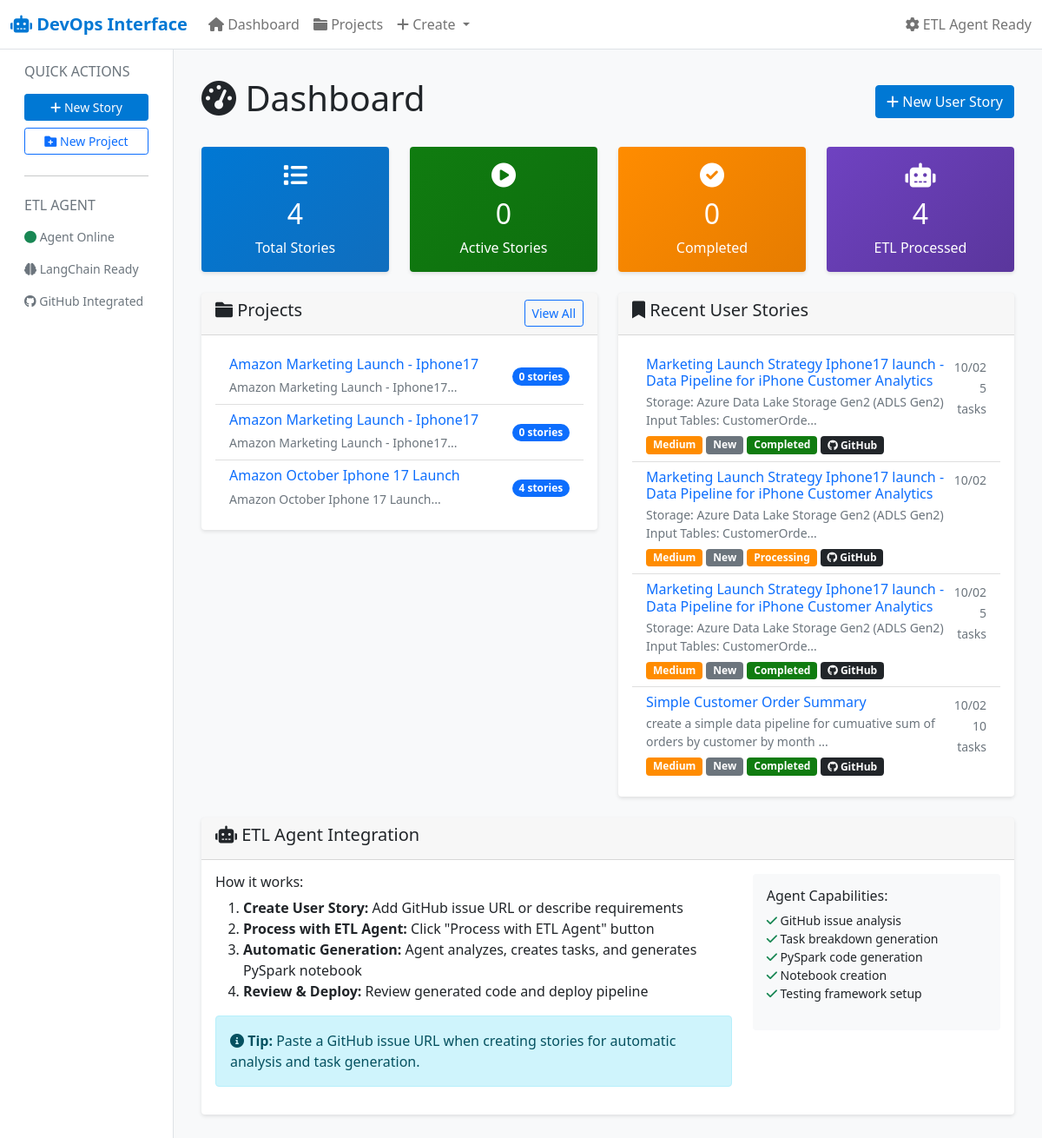
The page / on the database its author committed.
### devops_interface/app.py (models this page shows)
class Project(db.Model):
    id = db.Column(db.Integer, primary_key=True)
    name = db.Column(db.String(100), nullable=False)
    description = db.Column(db.Text)
    created_date = db.Column(db.DateTime, default=datetime.utcnow)
    updated_date = db.Column(db.DateTime, default=datetime.utcnow, onupdate=datetime.utcnow)
    user_stories = db.relationship('UserStory', backref='project', lazy=True, cascade='all, delete-orphan')

class UserStory(db.Model):
    id = db.Column(db.Integer, primary_key=True)
    title = db.Column(db.String(200), nullable=False)
    description = db.Column(db.Text)
    acceptance_criteria = db.Column(db.Text)
    priority = db.Column(db.String(20), default='Medium')  # High, Medium, Low
    status = db.Column(db.String(20), default='New')  # New, Active, Resolved, Closed
    story_points = db.Column(db.Integer, default=0)
    github_issue_url = db.Column(db.String(500))
    github_repo = db.Column(db.String(100))
    github_issue_number = db.Column(db.Integer)
    etl_agent_status = db.Column(db.String(50), default='Not Started')  # Not Started, Processing, Completed, Failed
    generated_notebook_path = db.Column(db.String(500))
    created_date = db.Column(db.DateTime, default=datetime.utcnow)
    updated_date = db.Column(db.DateTime, default=datetime.utcnow, onupdate=datetime.utcnow)
    project_id = db.Column(db.Integer, db.ForeignKey('project.id'), nullable=False)
    assigned_to = db.Column(db.String(100))
    tasks = db.relationship('Task', backref='user_story', lazy=True, cascade='all, delete-orphan')

### devops_interface/app.py (the view)
@app.route('/')
def index():
    projects = Project.query.all()
    recent_stories = UserStory.query.order_by(UserStory.updated_date.desc()).limit(10).all()
    total_stories = UserStory.query.count()
    active_stories = UserStory.query.filter_by(status='Active').count()
    completed_stories = UserStory.query.filter_by(status='Resolved').count()
    etl_processed = UserStory.query.filter(UserStory.etl_agent_status.in_(['Completed', 'Processing'])).count()
    stats = {
        'total_stories': total_stories,
        'active_stories': active_stories,
        'completed_stories': completed_stories,
        'etl_processed': etl_processed
    }
    return render_template('index.html', projects=projects, recent_stories=recent_stories, stats=stats)

### devops_interface/templates/index.html (shortened to what this page needs)
{% extends "base.html" %}
{% block content %}
<div class="d-flex justify-content-between align-items-center mb-4">
    <h1><i class="fas fa-tachometer-alt"></i> Dashboard</h1>
    <div>
        <a href="{{ url_for('create_story') }}" class="btn btn-azure">
            <i class="fas fa-plus"></i> New User Story
        </a>
    </div>
</div>
<div class="row mb-4">
    <div class="col-md-3">
        <div class="card stat-card">
            <div class="card-body text-center">
                <h3><i class="fas fa-list"></i></h3>
                <h2>{{ stats.total_stories }}</h2>
                <p class="mb-0">Total Stories</p>
            </div>
        </div>
    </div>
    <div class="col-md-3">
        <div class="card" style="background: linear-gradient(135deg, #107c10 0%, #0e6e0e 100%); color: white;">
            <div class="card-body text-center">
                <h3><i class="fas fa-play-circle"></i></h3>
                <h2>{{ stats.active_stories }}</h2>
                <p class="mb-0">Active Stories</p>
            </div>
        </div>
    </div>
    <div class="col-md-3">
        <div class="card" style="background: linear-gradient(135deg, #ff8c00 0%, #e67c00 100%); color: white;">
            <div class="card-body text-center">
                <h3><i class="fas fa-check-circle"></i></h3>
                <h2>{{ stats.completed_stories }}</h2>
                <p class="mb-0">Completed</p>
            </div>
        </div>
    </div>
    <div class="col-md-3">
        <div class="card" style="background: linear-gradient(135deg, #6f42c1 0%, #5a369c 100%); color: white;">
            <div class="card-body text-center">
                <h3><i class="fas fa-robot"></i></h3>
                <h2>{{ stats.etl_processed }}</h2>
                <p class="mb-0">ETL Processed</p>
            </div>
        </div>
    </div>
</div>
<div class="row">
    <div class="col-md-6">
        <div class="card">
            <div class="card-header d-flex justify-content-between align-items-center">
                <h5><i class="fas fa-folder"></i> Projects</h5>
                <a href="{{ url_for('projects') }}" class="btn btn-outline-primary btn-sm">View All</a>
            </div>
            <div class="card-body">
                {% if projects %}
                    <div class="list-group list-group-flush">
                        {% for project in projects %}
                        <div class="list-group-item d-flex justify-content-between align-items-center">
                            <div>
                                <h6 class="mb-1">
                                    <a href="{{ url_for('project_detail', project_id=project.id) }}" class="text-decoration-none">
                                        {{ project.name }}
                                    </a>
                                </h6>
                                <small class="text-muted">{{ project.description[:50] }}...</small>
                            </div>
                            <span class="badge bg-primary rounded-pill">
                                {{ project.user_stories|length }} stories
                            </span>
                        </div>
                        {% endfor %}
                    </div>
                {% else %}
                    <div class="text-center text-muted py-4">
                        <i class="fas fa-folder-open fa-3x mb-3"></i>
                        <p>No projects yet</p>
                        <a href="{{ url_for('create_project') }}" class="btn btn-azure">Create First Project</a>
                    </div>
                {% endif %}
            </div>
        </div>
    </div>
    <div class="col-md-6">
        <div class="card">
            <div class="card-header">
                <h5><i class="fas fa-bookmark"></i> Recent User Stories</h5>
            </div>
            <div class="card-body">
                {% if recent_stories %}
                    <div class="list-group list-group-flush">
                        {% for story in recent_stories %}
                        <div class="list-group-item" data-story-id="{{ story.id }}">
                            <div class="d-flex justify-content-between align-items-start">
                                <div class="flex-grow-1">
                                    <h6 class="mb-1">
                                        <a href="{{ url_for('story_detail', story_id=story.id) }}" class="text-decoration-none">
                                            {{ story.title }}
                                        </a>
                                    </h6>
                                    <p class="mb-1 small text-muted">{{ story.description[:80] }}...</p>
                                    <div class="d-flex flex-wrap gap-1 mt-2">
                                        <span class="badge status-badge priority-{{ story.priority.lower() }}">
                                            {{ story.priority }}
                                        </span>
                                        <span class="badge status-badge status-{{ story.status.lower().replace(' ', '-') }}">
                                            {{ story.status }}
                                        </span>
                                        <span class="badge status-badge etl-status-{{ story.etl_agent_status.lower().replace(' ', '-') }}"
                                              id="etl-status-{{ story.id }}">
                                            {{ story.etl_agent_status }}
                                        </span>
                                        {% if story.github_issue_url %}
                                        <a href="{{ story.github_issue_url }}" target="_blank" class="badge bg-dark text-decoration-none">
                                            <i class="fab fa-github"></i> GitHub
                                        </a>
                                        {% endif %}
                                    </div>
                                </div>
                                <div class="text-end">
                                    <small class="text-muted">{{ story.updated_date.strftime('%m/%d') }}</small>
                                    {% if story.tasks %}
                                    <br><small class="text-muted" id="tasks-count-{{ story.id }}">{{ story.tasks|length }} tasks</small>
                                    {% endif %}
                                </div>
                            </div>
                        </div>
                        {% endfor %}
                    </div>
                {% else %}
                    <div class="text-center text-muted py-4">
                        <i class="fas fa-bookmark fa-3x mb-3"></i>
                        <p>No user stories yet</p>
                        <a href="{{ url_for('create_story') }}" class="btn btn-azure">Create First Story</a>
                    </div>
                {% endif %}
            </div>
        </div>
    </div>
</div>
<div class="row mt-4">
    <div class="col-12">
        <div class="card">
            <div class="card-header">
                <h5><i class="fas fa-robot"></i> ETL Agent Integration</h5>
            </div>
            <div class="card-body">
                <div class="row">
                    <div class="col-md-8">
                        <h6>How it works:</h6>
                        <ol>
                            <li><strong>Create User Story:</strong> Add GitHub issue URL or describe requirements</li>
                            <li><strong>Process with ETL Agent:</strong> Click "Process with ETL Agent" button</li>
                            <li><strong>Automatic Generation:</strong> Agent analyzes, creates tasks, and generates PySpark notebook</li>
                            <li><strong>Review & Deploy:</strong> Review generated code and deploy pipeline</li>
                        </ol>
                        <div class="alert alert-info mt-3">
                            <i class="fas fa-info-circle"></i>
                            <strong>Tip:</strong> Paste a GitHub issue URL when creating stories for automatic analysis and task generation.
                        </div>
                    </div>
                    <div class="col-md-4">
                        <div class="bg-light p-3 rounded">
                            <h6>Agent Capabilities:</h6>
                            <ul class="list-unstyled small">
                                <li><i class="fas fa-check text-success"></i> GitHub issue analysis</li>
                                <li><i class="fas fa-check text-success"></i> Task breakdown generation</li>
                                <li><i class="fas fa-check text-success"></i> PySpark code generation</li>
                                <li><i class="fas fa-check text-success"></i> Notebook creation</li>
                                <li><i class="fas fa-check text-success"></i> Testing framework setup</li>
                            </ul>
                        </div>
                    </div>
                </div>
            </div>
        </div>
    </div>
</div>
{% endblock %}

### devops_interface/templates/base.html (shortened to what this page needs)
<!DOCTYPE html>
<html lang="en">
<head>
    <link href="https://cdn.jsdelivr.net/npm/bootstrap@5.1.3/dist/css/bootstrap.min.css" rel="stylesheet">
    <link rel="stylesheet" href="https://cdnjs.cloudflare.com/ajax/libs/font-awesome/6.0.0/css/all.min.css">
</head>
<body>
    <nav class="navbar navbar-expand-lg navbar-light bg-white border-bottom">
        <div class="container-fluid">
            <a class="navbar-brand" href="{{ url_for('index') }}">
                <i class="fas fa-robot"></i> DevOps Interface
            </a>
            <div class="collapse navbar-collapse" id="navbarNav">
                <ul class="navbar-nav me-auto">
                    <li class="nav-item">
                        <a class="nav-link" href="{{ url_for('index') }}">
                            <i class="fas fa-home"></i> Dashboard
                        </a>
                    </li>
                    <li class="nav-item">
                        <a class="nav-link" href="{{ url_for('projects') }}">
                            <i class="fas fa-folder"></i> Projects
                        </a>
                    </li>
                    <li class="nav-item dropdown">
                        <a class="nav-link dropdown-toggle" href="#" id="navbarDropdown" role="button" data-bs-toggle="dropdown">
                            <i class="fas fa-plus"></i> Create
                        </a>
                    </li>
                </ul>
                <ul class="navbar-nav">
                    <li class="nav-item">
                        <span class="navbar-text">
                            <i class="fas fa-cog"></i> ETL Agent Ready
                        </span>
                    </li>
                </ul>
            </div>
        </div>
    </nav>
    <div class="container-fluid">
        <div class="row">
            <div class="col-md-2 sidebar d-none d-md-block">
                <div class="p-3">
                    <h6 class="text-muted mb-3">QUICK ACTIONS</h6>
                    <div class="d-grid gap-2">
                        <a href="{{ url_for('create_story') }}" class="btn btn-azure btn-sm">
                            <i class="fas fa-plus"></i> New Story
                        </a>
                        <a href="{{ url_for('create_project') }}" class="btn btn-outline-primary btn-sm">
                            <i class="fas fa-folder-plus"></i> New Project
                        </a>
                    </div>
                    <hr class="my-4">
                    <h6 class="text-muted mb-3">ETL AGENT</h6>
                    <div class="small text-muted">
                        <p><i class="fas fa-circle text-success"></i> Agent Online</p>
                        <p><i class="fas fa-brain"></i> LangChain Ready</p>
                        <p><i class="fab fa-github"></i> GitHub Integrated</p>
                    </div>
                </div>
            </div>
            <div class="col-md-10 main-content">
                {% block content %}{% endblock %}
            </div>
        </div>
    </div>
</body>
</html>

### devops_interface/templates/base.html (style rules this page uses)
:root { --azure-blue: #0078d4; --azure-dark-blue: #106ebe; --success-green: #107c10; --warning-orange: #ff8c00; --error-red: #d13438; }
body { background-color: #f8f9fa; }
.navbar-brand { font-weight: bold; color: var(--azure-blue) !important; }
.card { border: none; box-shadow: 0 2px 4px rgba(0,0,0,0.1); transition: box-shadow 0.3s ease; }
.status-badge { font-size: 0.75rem; padding: 0.25rem 0.5rem; }
.priority-medium { background-color: var(--warning-orange); }
.status-new { background-color: #6c757d; }
.etl-status-processing { background-color: var(--warning-orange); animation: pulse 2s infinite; }
.etl-status-completed { background-color: var(--success-green); }
.sidebar { background-color: white; min-height: 100vh; border-right: 1px solid #dee2e6; }
.main-content { padding: 2rem; }
.stat-card { background: linear-gradient(135deg, var(--azure-blue) 0%, var(--azure-dark-blue) 100%); color: white; }
.btn-azure { background-color: var(--azure-blue); border-color: var(--azure-blue); color: white; }

### rows shown on the page
Project: name "Amazon Marketing Launch - Iphone17", description "Amazon Marketing Launch - Iphone17", user_stories|length "0"
Project: name "Amazon Marketing Launch - Iphone17", description "Amazon Marketing Launch - Iphone17", user_stories|length "0"
Project: name "Amazon October Iphone 17 Launch", description "Amazon October Iphone 17 Launch", user_stories|length "4"
UserStory: title "Marketing Launch Strategy Iphone17 launch - Data Pipeline for iPhone Customer Analytics", description "Storage: Azure Data Lake Storage Gen2 (ADLS Gen2) Input Tables: CustomerOrde", priority "Medium", status "New", etl_agent_status "Completed", updated_date "10/02", tasks|length "5"
UserStory: title "Marketing Launch Strategy Iphone17 launch - Data Pipeline for iPhone Customer Analytics", description "Storage: Azure Data Lake Storage Gen2 (ADLS Gen2) Input Tables: CustomerOrde", priority "Medium", status "New", etl_agent_status "Processing", updated_date "10/02"
UserStory: title "Marketing Launch Strategy Iphone17 launch - Data Pipeline for iPhone Customer Analytics", description "Storage: Azure Data Lake Storage Gen2 (ADLS Gen2) Input Tables: CustomerOrde", priority "Medium", status "New", etl_agent_status "Completed", updated_date "10/02", tasks|length "5"
UserStory: title "Simple Customer Order Summary", description "create a simple data pipeline for cumuative sum of orders by customer by month", priority "Medium", status "New", etl_agent_status "Completed", updated_date "10/02", tasks|length "10"

### other values the page prints
{{ stats.total_stories }} "4"
{{ stats.active_stories }} "0"
{{ stats.completed_stories }} "0"
{{ stats.etl_processed }} "4"
